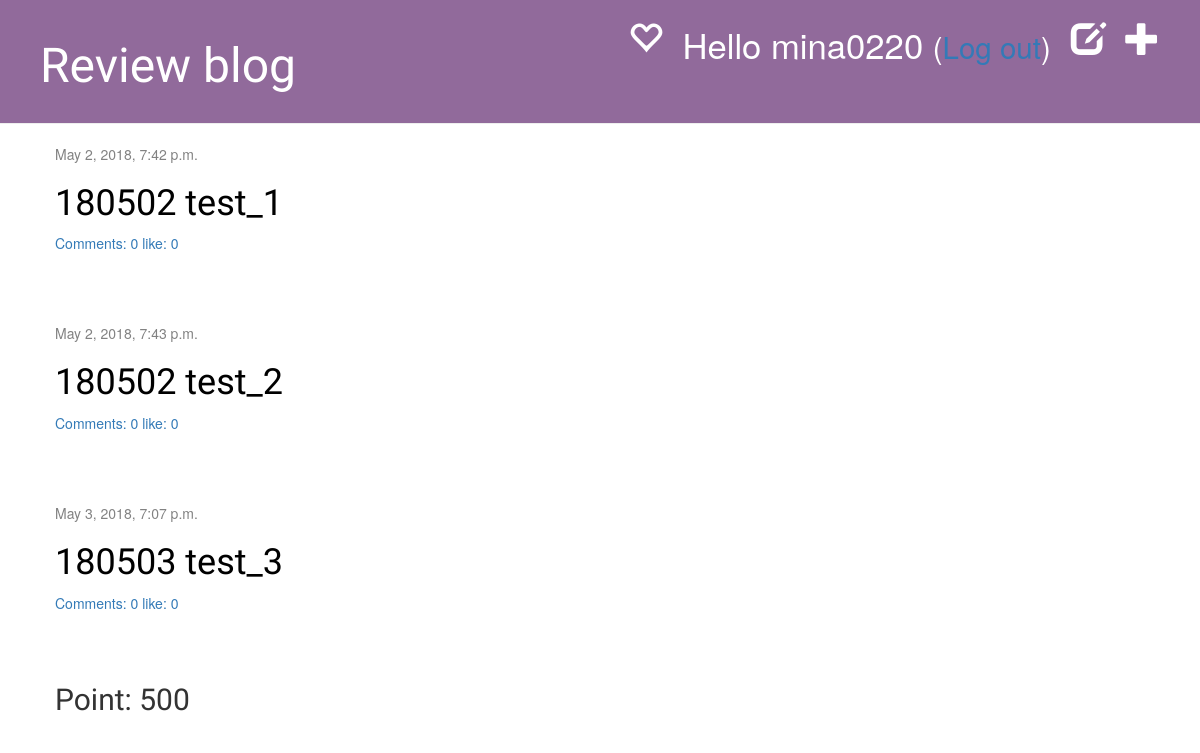
Before: /point_check/ (signed in) with the older database file.
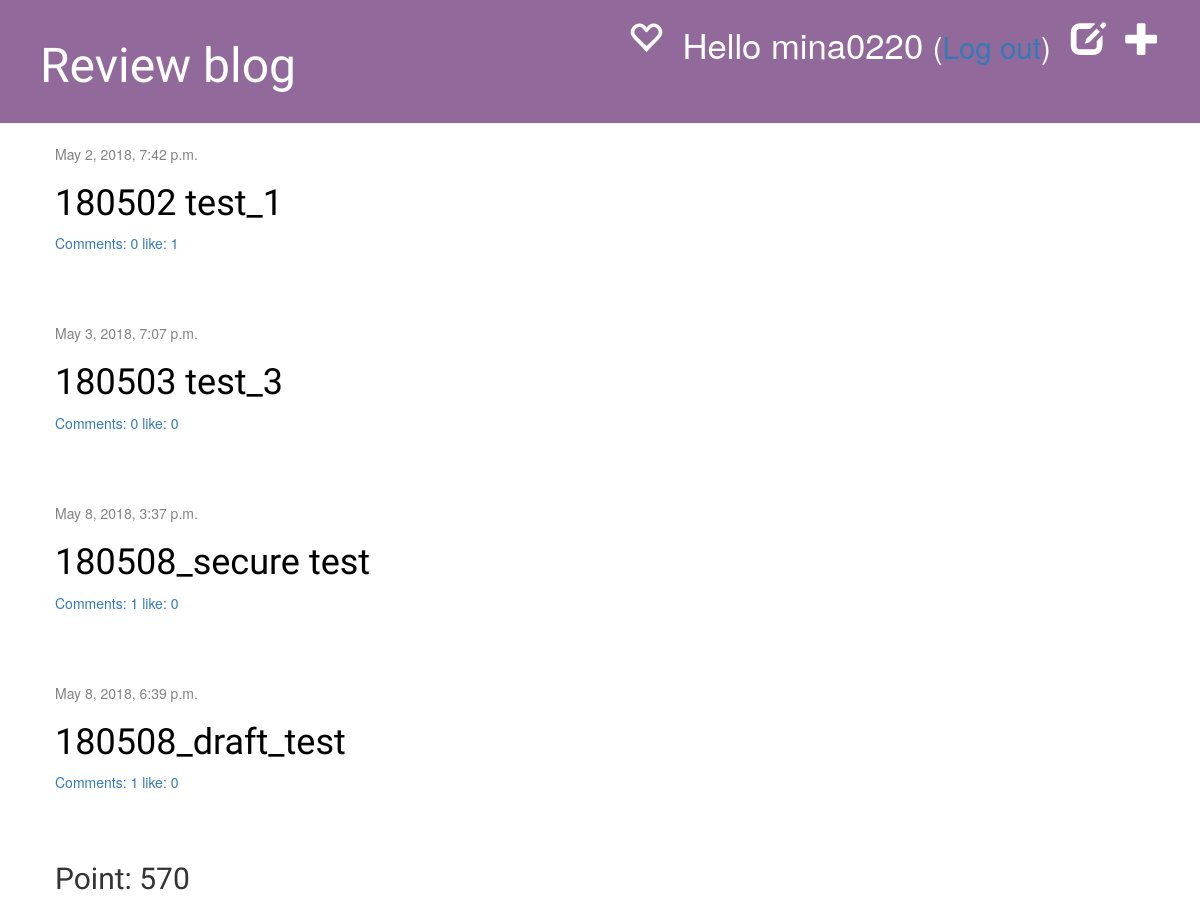
After: the same page with the newer database file.
### blog/models.py (models this page shows, shortened)
class Post(models.Model):
	author = models.ForeignKey('auth.User', on_delete=models.CASCADE)
	title = models.CharField(max_length=200)
	text = models.TextField()
	created_date = models.DateTimeField(default=timezone.now)
	published_date = models.DateTimeField(blank=True, null=True)
	def approved_comments(self):
		return self.comments.filter(approved_comment=True)
	def like_count(self):
		return self.like.filter(like_count=True)

### blog/views.py (the view)
# urls.py: url(r'^point_check/$', views.point_check, name='point_check'),
@login_required
def point_check(request):
    posts = Post.objects.filter(author=request.user).order_by('published_date')
    return render(request, 'blog/point_check.html', {'posts': posts})

### blog/templates/blog/point_check.html (shortened to what this page needs)
{% extends 'blog/base.html' %}
{% block content %}
  {% for post in posts %}
    <div class="post">
      <div class="date">
        {{ post.published_date }}
      </div>
      <h1><a href="{% url 'post_detail' pk=post.pk %}">{{ post.title }}</a></h1>
      <a href="{% url 'post_detail' pk=post.pk %}">Comments: {{ post.approved_comments.count }}</a>
      <a href="{% url 'post_detail' pk=post.pk %}">like: {{ post.like_count.count }} </a>
    </div>
  {% endfor %}
  <h2>
  </h2>
{% endblock %}

### blog/templates/blog/base.html (shortened to what this page needs)
{% load staticfiles %}
<html>
  <head>
      <link rel="stylesheet" href="//maxcdn.bootstrapcdn.com/bootstrap/3.2.0/css/bootstrap.min.css">
      <link rel="stylesheet" href="//maxcdn.bootstrapcdn.com/bootstrap/3.2.0/css/bootstrap-theme.min.css">
      <link rel="stylesheet" href="{% static 'css/blog.css' %}">
    </head>
    <body>
      <div class="page-header">
        {%if user.is_authenticated %}
          <a href="{% url 'post_new' %}" class="top-menu"><span class="glyphicon glyphicon-plus"></span></a>
          <a href="{% url 'post_draft_list' %}" class="top-menu"><span class="glyphicon glyphicon-edit"></span></a>
          <p class="top-menu">Hello {{ user.username }} <small>(<a href="{% url 'logout' %}">Log out</a>)</small></p>
          <a href="{% url 'point_check' %}" class="top-menu"><span class="glyphicon glyphicon-heart-empty"></span></a>
        {% else %}
          <a href="{% url 'login' %}" class="top-menu"><span class="glyphicon glyphicon-lock"></span></a>
        {% endif %}
        <h1><a href="/">Review blog</a></h1>
      </div>
      <div class="content container">
        <div class="row">
          <div class="col-md-8">
            {% block content %}
            {% endblock %}
          </div>
        </div>
      </div>
    </body>
</html>

### blog/static/css/blog.css (style rules this page uses)
.page-header { background-color: #916a9b; margin-top: 0; padding: 20px 20px 20px 40px; }
.page-header h1, .page-header h1 a, .page-header h1 a:visited, .page-header h1 a:active { color: #ffffff; font-size: 36pt; text-decoration: none; }
.content { margin-left: 40px; }
h1, h2, h3, h4 { font-family: 'Lobster', cursive; }
.date { color: #828282; }
.top-menu, .top-menu:hover, .top-menu:visited { color: #ffffff; float: right; font-size: 26pt; margin-right: 20px; }
.post { margin-bottom: 70px; }
.post h1 a, .post h1 a:visited { color: #000000; }

Changed rows visible on the page:
removed Post: published_date "May 2, 2018, 7:43 p.m.", title "180502 test_2", approved_comments.count "0", like_count.count "0"
computed for Post "180502 test_1": like_count.count "0" → "1"
added Post: published_date "May 8, 2018, 3:37 p.m.", title "180508_secure test", approved_comments.count "1", like_count.count "0"
added Post: published_date "May 8, 2018, 6:39 p.m.", title "180508_draft_test", approved_comments.count "1", like_count.count "0"
Other visible differences:
text written by a page script: "Point: 500" → "Point: 570"
